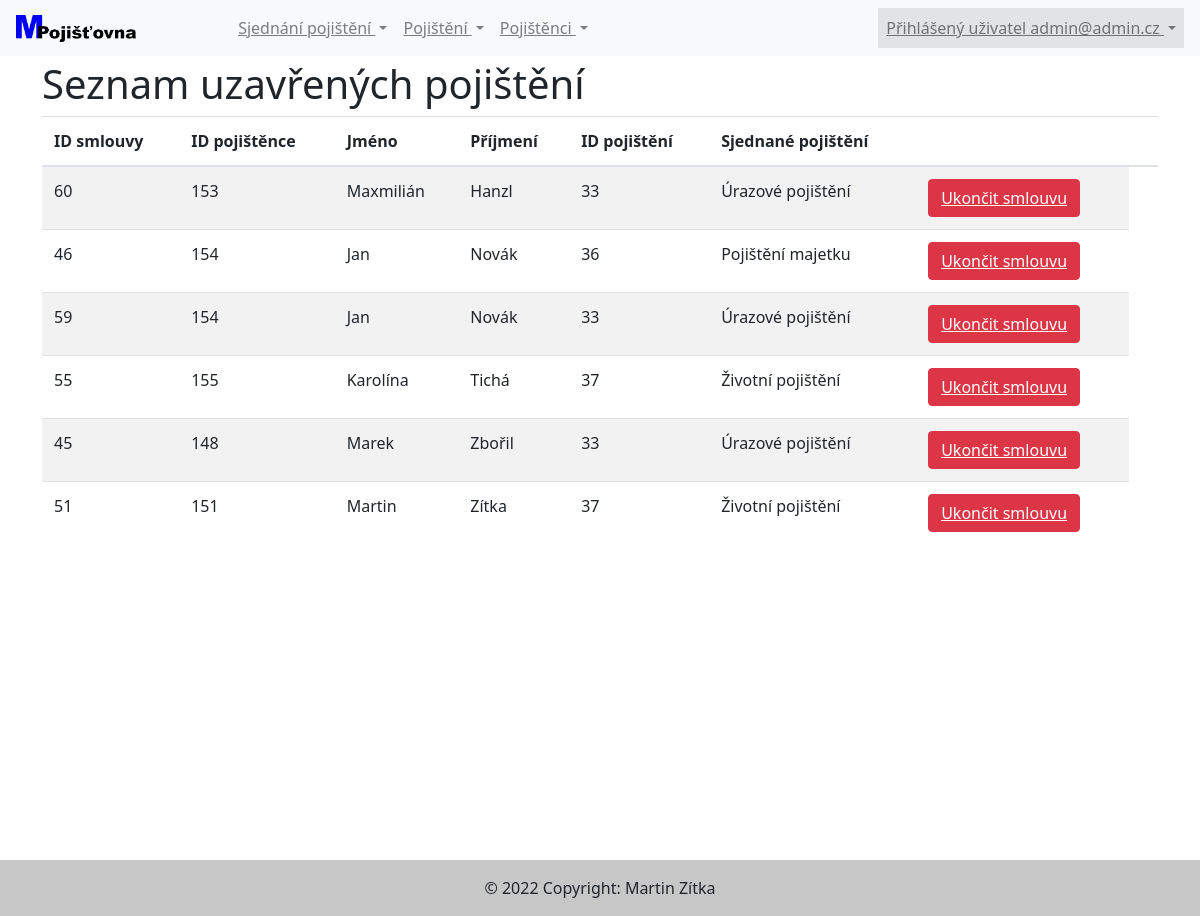
The page /pojistovnaM/readSjednani.php (signed in) on the database its author committed.
### tables this page shows
CREATE TABLE `pojistenci_pojisteni` (
  `sjednaniId` int(11) NOT NULL,
  `pojistenecId` int(11) DEFAULT NULL,
  `pojisteniId` int(11) DEFAULT NULL
);

CREATE TABLE `pojistenci` (
  `pojistenecId` int(11) NOT NULL,
  `jmeno` varchar(60) DEFAULT NULL,
  `prijmeni` varchar(60) DEFAULT NULL,
  `datumNarozeni` date DEFAULT NULL,
  `telefon` varchar(20) DEFAULT NULL
);

CREATE TABLE `pojisteni` (
  `pojisteniId` int(11) NOT NULL,
  `nazev` varchar(255) DEFAULT NULL,
  `popis` text DEFAULT NULL
);

### pojistovnaM/tridy/Sjednani.php (the view, shortened to what this page needs)
<?php
class Sjednani {
    public function VypisSjednani() {
        global $connection;
        $dbVypisSjednani = "SELECT pp.sjednaniId, pp.pojistenecId, jmeno, prijmeni, pojisteni.pojisteniId, pojisteni.nazev FROM pojistenci
            JOIN pojistenci_pojisteni AS pp ON pp . pojistenecId = pojistenci . pojistenecId
            JOIN pojisteni ON pp . pojisteniId = pojisteni . pojisteniId
            ORDER BY pojistenci.prijmeni, pp.pojistenecId, pp.sjednaniId;";
        $VypisSjednani = mysqli_query($connection, $dbVypisSjednani);
        while ($row = mysqli_fetch_array($VypisSjednani)) {
            echo('<table class="table table-striped table-hover">');
            echo('<thead><th>ID smlouvy</th><th>ID pojištěnce</th><th>Jméno</th><th>Příjmení</th><th>ID pojištění</th><th>Sjednané pojištění</th><th colspan="2"><th></thead>');
            foreach ($VypisSjednani as $s) {
                echo('<tr><td>' . htmlspecialchars($s['sjednaniId']));
                echo('</td><td>' . htmlspecialchars($s['pojistenecId']));
                echo('</td><td>' . htmlspecialchars($s['jmeno']));
                echo('</td><td>' . htmlspecialchars($s['prijmeni']));
                echo('</td><td>' . htmlspecialchars($s['pojisteniId']));
                echo('</td><td>' . htmlspecialchars($s['nazev']));
                echo('</td><td><a class="btn btn-danger" role"link" href="deleteSjednani.php?sjednaniId=' . $s['sjednaniId'] . '">Ukončit smlouvu</a></button>');
                echo('</td></tr>');
            }
            echo('</table>');
        }
    }
}

### rows shown on the page
pojistenci_pojisteni: sjednaniId "60", pojistenecId "153", pojistenecId.jmeno "Maxmilián", pojistenecId.prijmeni "Hanzl", pojisteniId.pojisteniId "33", pojisteniId.nazev "Úrazové pojištění"
pojistenci_pojisteni: sjednaniId "46", pojistenecId "154", pojistenecId.jmeno "Jan", pojistenecId.prijmeni "Novák", pojisteniId.pojisteniId "36", pojisteniId.nazev "Pojištění majetku"
pojistenci_pojisteni: sjednaniId "59", pojistenecId "154", pojistenecId.jmeno "Jan", pojistenecId.prijmeni "Novák", pojisteniId.pojisteniId "33", pojisteniId.nazev "Úrazové pojištění"
pojistenci_pojisteni: sjednaniId "55", pojistenecId "155", pojistenecId.jmeno "Karolína", pojistenecId.prijmeni "Tichá", pojisteniId.pojisteniId "37", pojisteniId.nazev "Životní pojištění"
pojistenci_pojisteni: sjednaniId "45", pojistenecId "148", pojistenecId.jmeno "Marek", pojistenecId.prijmeni "Zbořil", pojisteniId.pojisteniId "33", pojisteniId.nazev "Úrazové pojištění"
pojistenci_pojisteni: sjednaniId "51", pojistenecId "151", pojistenecId.jmeno "Martin", pojistenecId.prijmeni "Zítka", pojisteniId.pojisteniId "37", pojisteniId.nazev "Životní pojištění"

### other values the page prints
$_SESSION['email'] "admin@admin.cz"
